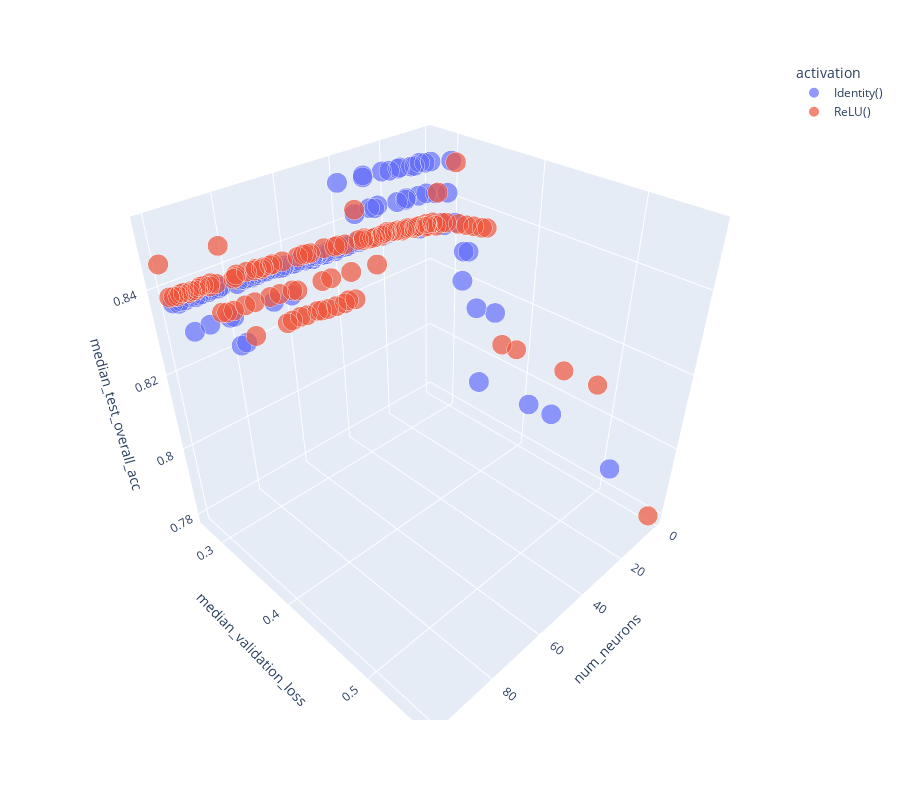

Notebook source saved alongside this figure:
### Code cell
# validation_df.groupby("architecture_id").mean().sort_values(by="test_overall_acc", ascending=True)
# validation_df.describe()

grouped_df = validation_df.groupby("architecture_id").agg(["mean", "median", "std", "count"])
tmp_df= pd.DataFrame()
tmp_df["num_neurons"] = grouped_df[("num_neurons", "mean")]
tmp_df["activation"] = validation_df.groupby("architecture_id").agg({"activation": "first"})
for k in ["mean", "std", "median"]:
	tmp_df[f"{k}_training_loss"] = grouped_df[("training_loss", k)]
	tmp_df[f"{k}_validation_loss"] = grouped_df[("validation_loss", k)]
	tmp_df[f"{k}_train_overall_acc"] = grouped_df[("train_overall_acc", k)]
	tmp_df[f"{k}_valid_overall_acc"] = grouped_df[("valid_overall_acc", k)]
	tmp_df[f"{k}_test_overall_acc"] = grouped_df[("test_overall_acc", k)]
tmp_df["log_std_validation_loss"] = np.log10(tmp_df["std_validation_loss"])
tmp_df["1-std_validation_loss"] = 1-tmp_df["std_validation_loss"]
tmp_df["median_validation_training_loss_gap"] = tmp_df["median_validation_loss"] - tmp_df["median_training_loss"]
x = "num_neurons"
y = "log_std_validation_loss"
y = "median_validation_loss"
z = "median_test_overall_acc"
color = "median_validation_training_loss_gap"
color="activation"
z = "median_test_overall_acc"
size = "1-std_validation_loss"
# tmp_df.describe()

# validation_df.describe()
px.scatter_3d(tmp_df, x=x, y=y, z=z, color=color, size=size,height=800)
